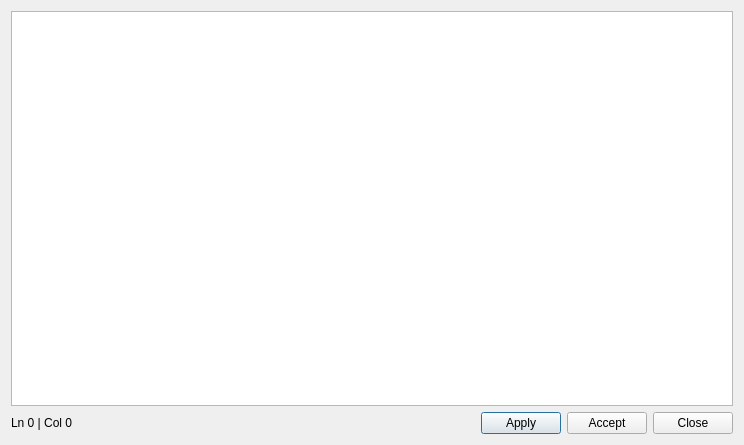
<?xml version="1.0" encoding="UTF-8"?>
<ui version="4.0">
 <class>CodeEditor</class>
 <widget class="QDialog" name="CodeEditor">
  <property name="geometry">
   <rect>
    <x>0</x>
    <y>0</y>
    <width>744</width>
    <height>445</height>
   </rect>
  </property>
  <property name="windowTitle">
   <string>Code Editor</string>
  </property>
  <layout class="QVBoxLayout" name="verticalLayout_2">
   <item>
    <layout class="QVBoxLayout" name="main_layout">
     <item>
      <widget class="QPlainTextEdit" name="edit_code"/>
     </item>
     <item>
      <layout class="QHBoxLayout" name="bottom_bar">
       <property name="topMargin">
        <number>0</number>
       </property>
       <item>
        <widget class="QLabel" name="call_line">
         <property name="text">
          <string>Ln 0 | Col 0</string>
         </property>
        </widget>
       </item>
       <item>
        <spacer name="horizontalSpacer">
         <property name="orientation">
          <enum>Qt::Horizontal</enum>
         </property>
         <property name="sizeHint" stdset="0">
          <size>
           <width>40</width>
           <height>20</height>
          </size>
         </property>
        </spacer>
       </item>
       <item>
        <widget class="QPushButton" name="button_apply">
         <property name="text">
          <string>Apply</string>
         </property>
        </widget>
       </item>
       <item>
        <widget class="QPushButton" name="button_accept">
         <property name="text">
          <string>Accept</string>
         </property>
        </widget>
       </item>
       <item>
        <widget class="QPushButton" name="button_close">
         <property name="text">
          <string>Close</string>
         </property>
        </widget>
       </item>
      </layout>
     </item>
    </layout>
   </item>
  </layout>
 </widget>
 <resources/>
 <connections/>
</ui>
